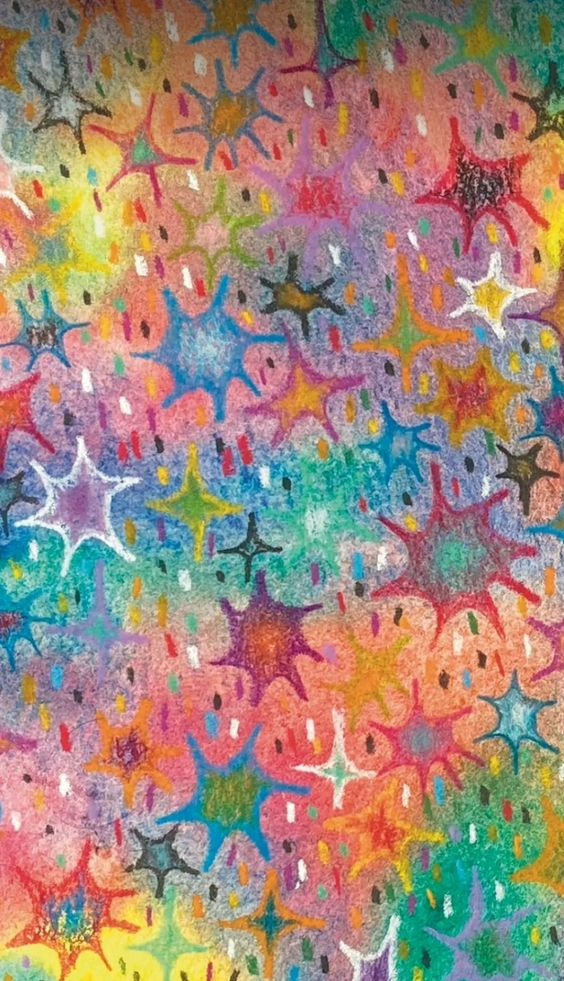
#> input picture unit-1/unit1-project/collage/multi.png, 564 x 981 px; its folder holds 4 pictures in this run
$ python algorithm1.py
#> lines starting #> are read from the running program, lines starting #| are printed output that depends on the picture
from os import listdir, path
import random
from PIL import Image
import sys

files = listdir("collage")


if len(files) >= 2:
    random_files = random.sample(files, 2)
    #making sure we are chosing 2 different files

img1 = Image.open( path.join("collage", random_files[0]))
#> img1 is the input picture: PIL image 564x981 RGB; mean R, G, B 160.6, 136.2, 123.2
img2 = Image.open( path.join("collage", random_files[1]))
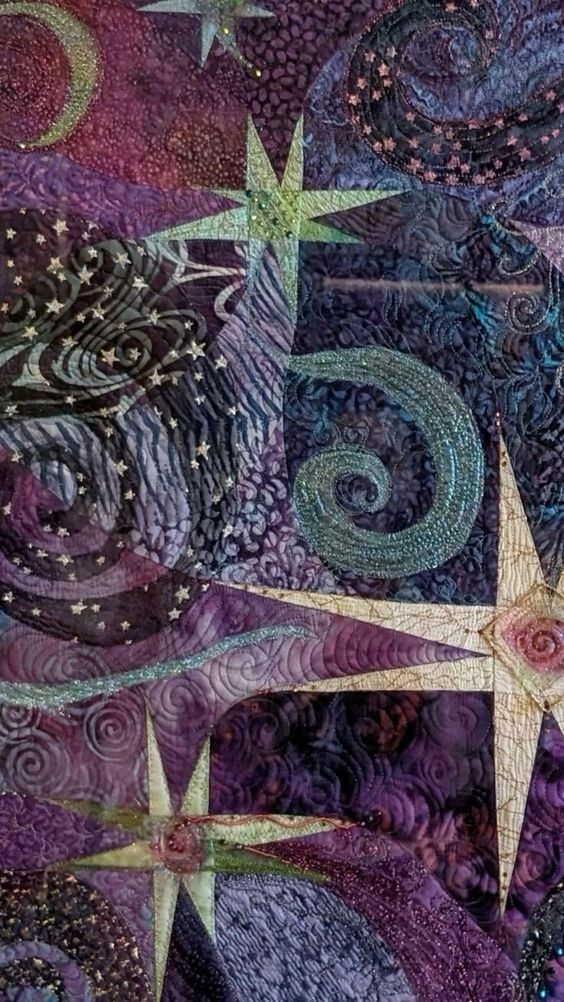
#> input picture unit-1/unit1-project/collage/dark.png, 564 x 1002 px
#> img2 is the input picture: PIL image 564x1002 RGB; mean R, G, B 81.4, 69.8, 83.6

img = Image.new ("RGBA", (400,400), (0,0,0,0))
#> img: PIL image 400x400 RGBA; every value is 0


img1.thumbnail((400,400))
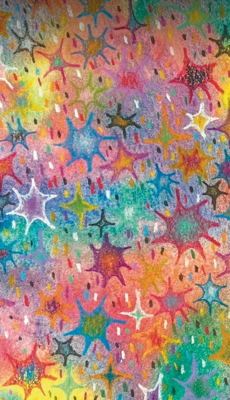
#> img1: PIL image 230x400 RGB; mean R, G, B 160.6, 136.2, 123.2
img1 = img1.convert('RGBA')
#> img1: PIL image 230x400 RGBA
img2.thumbnail((400,400))
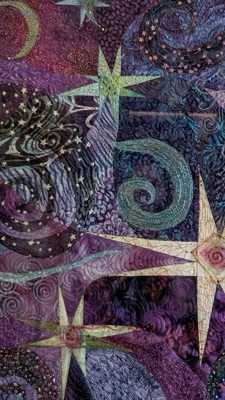
#> img2: PIL image 225x400 RGB; mean R, G, B 81.4, 69.9, 83.6
img2 = img2.convert('RGBA')
#> img2: PIL image 225x400 RGBA

pixels1 = img1.load()
pixels2 = img2.load()
#getting the pixel data from both images
width, height = img1.size
#> width = 230; height = 400

for x in range(width):
    for y in range(height):
        r1, g1, b1, a1 = pixels1[x,y]

        brightness1 = (0.299 * r1 + 0.587 * g1 + 0.114 * b1)
        #calculating brightness for image1, copied from stack, formula to determine percieved brightness of RGB

        if brightness1 < 128:
            pixels1[x,y] = (r1, g1, b1, 0)
        else:
            pixels1[x,y] = (r1, g1, b1, 255)
        #128 is 50% brightness, so if it is smaller than 50% it will be 0 alpha and if not 255 alpha

#> (the run stopped early here; a loop or call above may not have finished)
